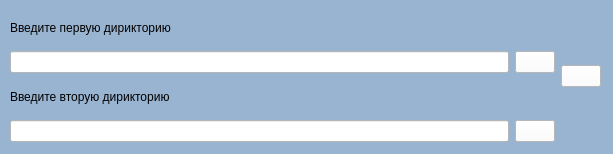
<?xml version="1.0" encoding="UTF-8"?>
<ui version="4.0">
 <class>MainWindow</class>
 <widget class="QMainWindow" name="MainWindow">
  <property name="geometry">
   <rect>
    <x>0</x>
    <y>0</y>
    <width>613</width>
    <height>154</height>
   </rect>
  </property>
  <property name="windowTitle">
   <string>Синхронизация папок</string>
  </property>
  <property name="windowIcon">
   <iconset>
    <normaloff>../img/Setting.png</normaloff>../img/Setting.png</iconset>
  </property>
  <property name="styleSheet">
   <string notr="true">background-color: rgb(153, 180, 209);
font: 14pt &quot;Times New Roman&quot;;
color: rgb(0, 0, 0);</string>
  </property>
  <widget class="QWidget" name="centralwidget">
   <widget class="QWidget" name="gridLayoutWidget">
    <property name="geometry">
     <rect>
      <x>10</x>
      <y>10</y>
      <width>591</width>
      <height>132</height>
     </rect>
    </property>
    <layout class="QGridLayout" name="gridLayout">
     <item row="1" column="1">
      <widget class="QPushButton" name="cmdFindDir_1">
       <property name="cursor">
        <cursorShape>PointingHandCursor</cursorShape>
       </property>
       <property name="focusPolicy">
        <enum>Qt::StrongFocus</enum>
       </property>
       <property name="toolTip">
        <string>Поиск дириктории</string>
       </property>
       <property name="whatsThis">
        <string>&lt;html&gt;&lt;head/&gt;&lt;body&gt;&lt;p&gt;Добавить элемент&lt;/p&gt;&lt;/body&gt;&lt;/html&gt;</string>
       </property>
       <property name="styleSheet">
        <string notr="true">background-color: rgb(255, 255, 255);</string>
       </property>
       <property name="text">
        <string/>
       </property>
       <property name="icon">
        <iconset>
         <normaloff>../img/FindFiles.ico</normaloff>../img/FindFiles.ico</iconset>
       </property>
       <property name="iconSize">
        <size>
         <width>20</width>
         <height>20</height>
        </size>
       </property>
      </widget>
     </item>
     <item row="1" column="0">
      <widget class="QLineEdit" name="txtDir_1">
       <property name="cursor">
        <cursorShape>IBeamCursor</cursorShape>
       </property>
       <property name="styleSheet">
        <string notr="true">background-color: rgb(255, 255, 255);</string>
       </property>
       <property name="readOnly">
        <bool>true</bool>
       </property>
      </widget>
     </item>
     <item row="3" column="0">
      <widget class="QLineEdit" name="txtDir_2">
       <property name="cursor">
        <cursorShape>IBeamCursor</cursorShape>
       </property>
       <property name="styleSheet">
        <string notr="true">background-color: rgb(255, 255, 255);</string>
       </property>
       <property name="readOnly">
        <bool>true</bool>
       </property>
      </widget>
     </item>
     <item row="2" column="0" colspan="2">
      <widget class="QLabel" name="label_2">
       <property name="text">
        <string>Введите вторую дирикторию </string>
       </property>
      </widget>
     </item>
     <item row="3" column="1">
      <widget class="QPushButton" name="cmdFindDir_2">
       <property name="cursor">
        <cursorShape>PointingHandCursor</cursorShape>
       </property>
       <property name="focusPolicy">
        <enum>Qt::StrongFocus</enum>
       </property>
       <property name="toolTip">
        <string>Поиск дириктории</string>
       </property>
       <property name="whatsThis">
        <string>&lt;html&gt;&lt;head/&gt;&lt;body&gt;&lt;p&gt;Добавить элемент&lt;/p&gt;&lt;/body&gt;&lt;/html&gt;</string>
       </property>
       <property name="styleSheet">
        <string notr="true">background-color: rgb(255, 255, 255);</string>
       </property>
       <property name="text">
        <string/>
       </property>
       <property name="icon">
        <iconset>
         <normaloff>../img/FindFiles.ico</normaloff>../img/FindFiles.ico</iconset>
       </property>
       <property name="iconSize">
        <size>
         <width>20</width>
         <height>20</height>
        </size>
       </property>
      </widget>
     </item>
     <item row="0" column="0" colspan="2">
      <widget class="QLabel" name="label">
       <property name="text">
        <string>Введите первую дирикторию </string>
       </property>
      </widget>
     </item>
     <item row="0" column="2" rowspan="4">
      <widget class="QPushButton" name="cmdCalc">
       <property name="styleSheet">
        <string notr="true">background-color: rgb(255, 255, 255);</string>
       </property>
       <property name="text">
        <string/>
       </property>
       <property name="icon">
        <iconset>
         <normaloff>../img/Start.ico</normaloff>../img/Start.ico</iconset>
       </property>
       <property name="iconSize">
        <size>
         <width>40</width>
         <height>40</height>
        </size>
       </property>
      </widget>
     </item>
    </layout>
   </widget>
  </widget>
 </widget>
 <resources/>
 <connections/>
</ui>
